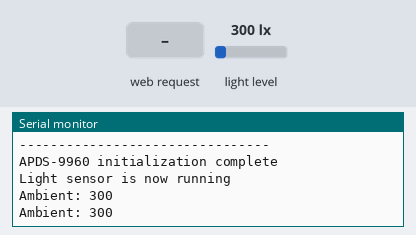
The sketch below on a simulated ESP32. Parts: the last lines printed to the serial monitor. The inputs (shaded band) are chosen by the test bench; at power-on: light level 300 lx. WiFi joins after 1.5 s; servers stay silent unless stated.

Above: at 4.8 s.
4.9 s: HTTP request GET /getValues received
7.1 s: light level set to 40 lx
At 8.4 s:
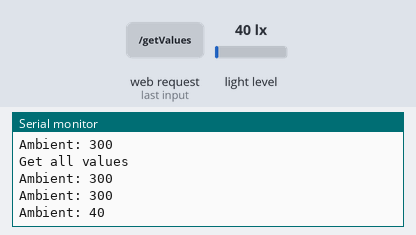
8.6 s: light level set to 500 lx
At 9.4 s:
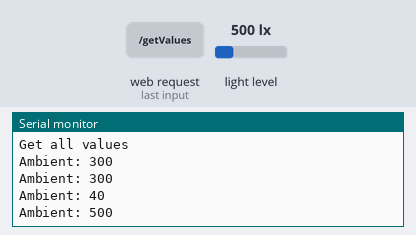
Timing chart, 0 to 11.6 s (numbered marks = the images above; inputs shaded):
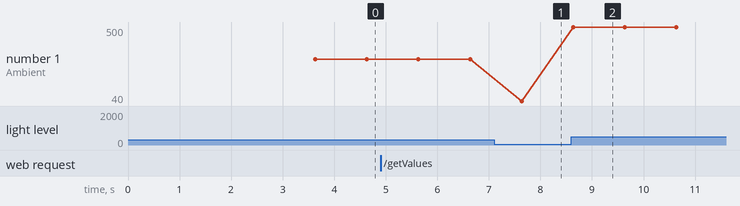

The sketch:

APDS9960_HTTP_json.ino
```cpp
#include <Arduino.h>
#include <WebServer.h>
#include <ArduinoJson.h>
#include <WiFiManager.h>
#include <Wire.h>
#include <SparkFun_APDS9960.h>

// Global Variables
SparkFun_APDS9960 apds = SparkFun_APDS9960();
uint16_t ambient_light = 0;

// Web server running on port 80
WebServer server(80);

StaticJsonDocument<1024> jsonDocument;

char buffer[1024];

void handlePost() {
  if (server.hasArg("plain") == false) {
    //handle error here
  }
  String body = server.arg("plain");
  deserializeJson(jsonDocument, body);

  // Respond to the client
  server.send(200, "application/json", "{}");
}

void createJson(char *name, int value) {
  jsonDocument.clear();
  jsonDocument["name"] = name;
  jsonDocument["value"] = value;
  serializeJson(jsonDocument, buffer);
}

void addJsonObject(char *name, int value) {
  JsonObject obj = jsonDocument.createNestedObject();
  obj["name"] = name;
  obj["value"] = value;
}


void getValues() {
  Serial.println("Get all values");
  jsonDocument.clear(); // Clear json buffer
  addJsonObject("Ambient Light", ambient_light);
  serializeJson(jsonDocument, buffer);
  server.send(200, "application/json", buffer);
}

void setupApi() {
  server.on("/getValues", getValues);
  //server.on("/setStatus", HTTP_POST, handlePost);

  // start server
  server.begin();
}

void setup() {

  // Initialize Serial port
  Serial.begin(9600);
  delay(1500);

  WiFi.mode(WIFI_STA);
  WiFiManager wm;

  bool res;
  // res = wm.autoConnect(); // auto generated AP name from chipid
  // res = wm.autoConnect("AutoConnectAP"); // anonymous ap
  res = wm.autoConnect("MitsubishiAttrage","Toyota Vios"); // password protected ap

  if(!res) {
      Serial.println("Failed to connect");
      ESP.restart();
  }
  else {
      //if you get here you have connected to the WiFi
      Serial.println("Connected...yeey :)");
  }

  setupApi();

  Serial.println();
  Serial.println(F("--------------------------------"));
  Serial.println(F("SparkFun APDS-9960 - ColorSensor"));
  Serial.println(F("--------------------------------"));

  // Initialize APDS-9960 (configure I2C and initial values)
  if ( apds.init() ) {
    Serial.println(F("APDS-9960 initialization complete"));
  } else {
    Serial.println(F("Something went wrong during APDS-9960 init!"));
  }

  // Start running the APDS-9960 light sensor (no interrupts)
  if ( apds.enableLightSensor(false) ) {
    Serial.println(F("Light sensor is now running"));
  } else {
    Serial.println(F("Something went wrong during light sensor init!"));
  }

  // Wait for initialization and calibration to finish
  delay(500);
}

void loop() {

  server.handleClient();

  // Read the light levels (ambient, red, green, blue)
  if (!apds.readAmbientLight(ambient_light)) {
    Serial.println("Error reading light values");
  } else {
    Serial.print("Ambient: ");
    Serial.println(ambient_light);
  }

  // Wait 1 second before next reading
  delay(1000);
}
```

Measured:
- after the input at 7.1 s, the serial monitor: prints a new line after 0.54 s (image 1)
- after the input at 8.6 s, the serial monitor: prints a new line at once (image 2)
- plotted number 1: 300 → 40 after the input at 7.1 s, 40 → 500 after the input at 8.6 s
